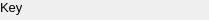
<?xml version="1.0" encoding="UTF-8"?>
<ui version="4.0">
 <class>ParameterItemView</class>
 <widget class="QWidget" name="ParameterItemView">
  <property name="geometry">
   <rect>
    <x>0</x>
    <y>0</y>
    <width>209</width>
    <height>20</height>
   </rect>
  </property>
  <property name="windowTitle">
   <string>Form</string>
  </property>
  <layout class="QFormLayout" name="formLayout">
   <property name="horizontalSpacing">
    <number>10</number>
   </property>
   <property name="leftMargin">
    <number>0</number>
   </property>
   <property name="topMargin">
    <number>0</number>
   </property>
   <property name="rightMargin">
    <number>0</number>
   </property>
   <property name="bottomMargin">
    <number>0</number>
   </property>
   <item row="0" column="0">
    <widget class="QLabel" name="Key">
     <property name="font">
      <font>
       <pointsize>10</pointsize>
      </font>
     </property>
     <property name="text">
      <string>Key</string>
     </property>
    </widget>
   </item>
  </layout>
 </widget>
 <resources/>
 <connections/>
</ui>
